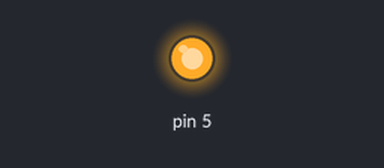
The sketch below on a simulated Arduino Uno, built with avr-gcc and run on an emulated ATmega328P. On the bench: output pins drawn as LEDs (lit = HIGH).

Above: at 0.1 s.
Timing chart, 0 to 1.6 s (numbered marks = the images above):
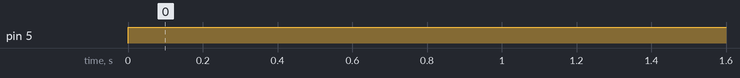

The sketch:

test_portas.ino
```cpp
void setup()
{
  pinMode(6,INPUT);
  pinMode(7,INPUT);
  pinMode(2,INPUT);
  pinMode(3,INPUT);
  pinMode(4,INPUT);
  pinMode(5,OUTPUT);
}

void loop()
{
  digitalWrite(5, HIGH);

}
```

Measured:
- by itself, pin 5: LOW → HIGH at 0.00 s
